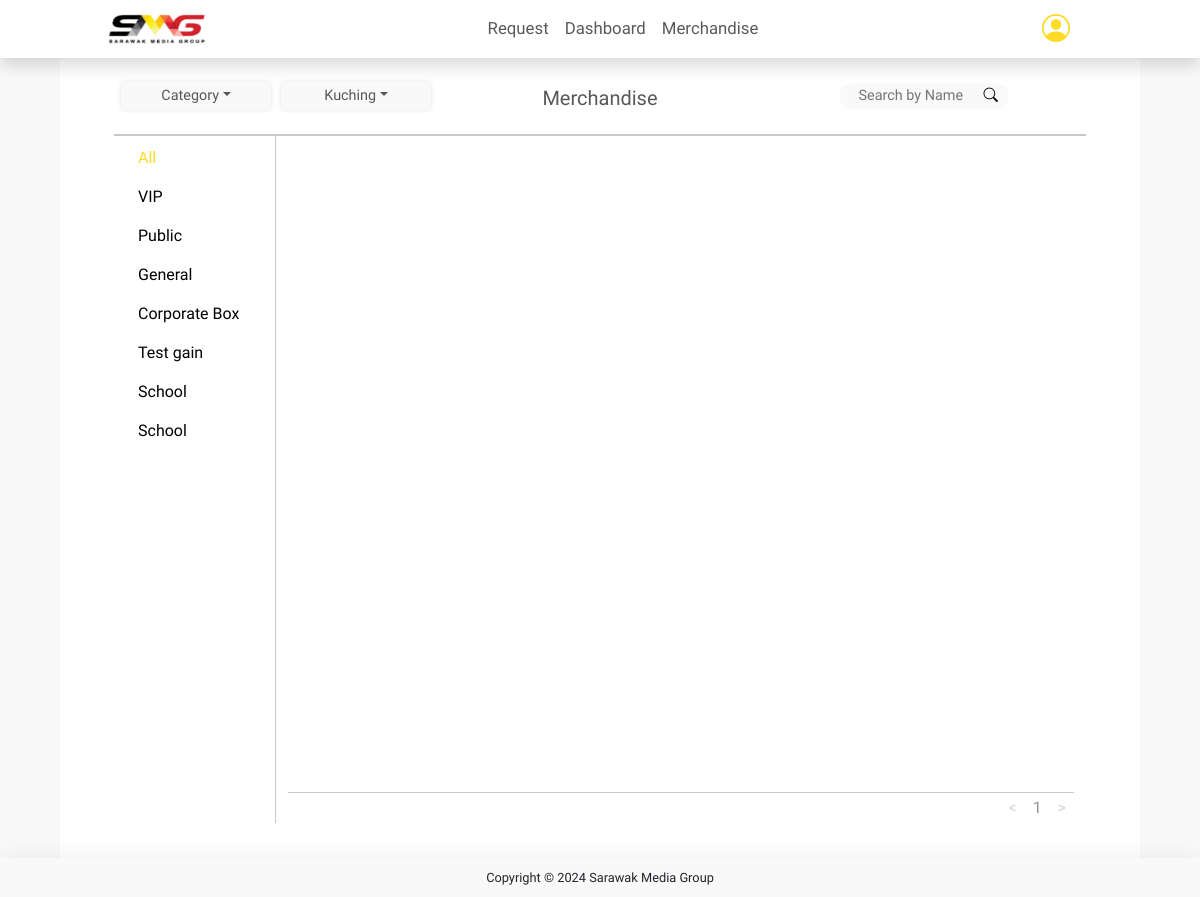
The app's page / (signed in) with its own data.
### tables this page shows
CREATE TABLE `merchandiselocation` (
  `mer_loc_id` int(11) NOT NULL,
  `mer_loc_name` varchar(100) NOT NULL
);

CREATE TABLE `productgroupcategory` (
  `p_group_id` int(11) NOT NULL,
  `p_group_name` varchar(100) NOT NULL
);

### server/user_session.php (called while the page is built, shortened)
<?php
    if (!isset($_SESSION['loggedin'])) {
        $absolutePath = realpath(__DIR__);
        $pathArray =  explode('\\', $absolutePath);
        $currentFile = $pathArray[count($pathArray) - 1];
        if ($currentFile == 'server') {
            header('Location: ./login_page.php');
        } else {
            header('Location: login_php');
        }
    } else {
        $user_type = $_SESSION['user_type'];
    }
?>

### server/connect.php (called while the page is built, shortened)
<?php
    function getLocation($conn) {
        try {
            $getAllLocationStmt = $conn->prepare('SELECT * FROM merchandiselocation');
            $getAllLocationStmt->execute();
            return $getAllLocationStmt->get_result();
        } catch (Exception $e) {
            echo $e;
            echo mysqli_error($conn);
        } catch (Error $e) {
            echo $e;
            echo mysqli_error($conn);
        }
    }
    function getGroupCategory($conn) {
        try {
            $getAllGrpCateStmt = $conn->prepare('SELECT * FROM productgroupcategory');
            $getAllGrpCateStmt->execute();
            return $getAllGrpCateStmt->get_result();
        } catch (Exception $e) {
            echo $e;
            echo mysqli_error($conn);
        } catch (Error $e) {
            echo $e;
            echo mysqli_error($conn);
        }
    }
?>

### index.php (the view, shortened to what this page needs)
<?php
    include 'server/connect.php';
    include 'server/user_session.php';
    $current_page = 'index';
    $getGroupCategoryResult = getGroupCategory($conn);
?>
<!DOCTYPE html>
<html lang="en">
<head>
    <?php include ('default_html_head.php'); ?>
    <link href="style/style-table.css" rel="stylesheet">
</head>
<body>
    <?php include ('header.php');  ?>
    <main>
        <?php include ('top_section.php'); ?>
        <div class="sect-product-category row">
            <section class="group-category col-2">
                <div class="container">
                    <ul>
                        <li><a class="group-list active-tab" data-groupid="all">All</a></li>
                        <?php
                            if (mysqli_num_rows($getGroupCategoryResult) > 0) {
                                while ($group = $getGroupCategoryResult->fetch_assoc()) {
                                    echo '<li><a class="group-list" data-groupid="' . $group['p_group_id'] . '">' . $group['p_group_name'] . '</a></li>';
                                }
                            }
                        ?>
                    </ul>
                </div>
            </section>
            <section class="sect-product col">
                <div class="container another-container">
                    <div class="products col-lg">
                    </div>
                </div>
                <div class="pagination">
                    <span class="previous"><</span>
                    <span class="current">1</span>
                    <span class="next">></span>
                </div>
            </section>
        </div>
    </main>
    <?php
        include 'footer.php';
    ?>
</body>
</html>

### default_html_head.php (shortened to what this page needs)
<link href="style/bootstrap/css/bootstrap.min.css" rel="stylesheet">
<link rel="stylesheet" href="https://cdn.jsdelivr.net/npm/bootstrap-icons@1.11.3/font/bootstrap-icons.min.css">
<link href="style/style.css" rel="stylesheet">
<link href="style/top_section.css" rel="stylesheet">
<link href="style/style-footer.css" rel="stylesheet">

### header.php (shortened to what this page needs)
<header>
    <nav class="navbar navbar-expand-lg py-1 shadow" aria-label="Thirteenth navbar example">
        <div class="container-fluid">
            <a class="navbar-brand" href="index.php">
                <img src="assets/img/smglogo.png" alt="Bootstrap" width="110" height="40" class="navbar-brand">
            </a>
            <div class="collapse navbar-collapse justify-content-md-center" id="navbarsExample11">
                <div class="container d-flex justify-content-center">
                    <ul class="navbar-nav">
                        <?php
                            if ($user_type == "normal") {
                                echo    '
                                        <li class="nav-item">
                                            <a class="nav-link'; ?> <?php echo $current_page  == "index" ? "active-tab" : ""; ?> <?php echo '"aria-current="page" href="index.php">Merchandise</a>
                                        </li>
                                        <li class="nav-item">
                                            <a class="nav-link'; ?> <?php echo $current_page  == "request_list" ? "active-tab" : ""; ?> <?php echo '"href="request_list.php">Request List</a>
                                        </li>
                                        ';
                            } else {
                                echo    '
                                        <li class="nav-item">
                                            <a class="nav-link'; ?> <?php echo $current_page  == "admin_request" ? "active-tab" : ""; ?> <?php echo '"aria-current="page" href="admin_request.php">Request</a>
                                        </li>
                                        <li class="nav-item">
                                            <a class="nav-link'; ?> <?php echo $current_page  == "admin_dashboard" ? "active-tab" : ""; ?> <?php echo '"href="admin_dashboard.php">Dashboard</a>
                                        </li>
                                        <li class="nav-item">
                                            <a class="nav-link'; ?> <?php echo $current_page  == "admin_merchandise" ? "active-tab" : ""; ?> <?php echo '"href="admin_merchandise.php?categoryCode=all">Merchandise</a>
                                        </li>
                                        ';
                            }
                        ?>
                    </ul>
                </div>
                <ul class="navbar-nav user-msg-icon">
                    <li class="nav-item py-1 px-4 m-1">
                        <div class="dropdown">
                            <a class="hidden-arrow" type="button" data-bs-toggle="dropdown" aria-expanded="false"><i class="bi bi-person-circle h3"></i></a>
                        </div>
                    </li>
                </ul>
            </div>
        </div>
    </nav>
</header>

### top_section.php (shortened to what this page needs)
<?php
    if ($current_page == 'cart') {
        $page_title = "Cart";
    } elseif ($current_page == 'index') {
        $page_title = "Merchandise";
    } elseif ($current_page == 'request') {
        $page_title = "Make a request";
    } elseif ($current_page == 'request_list') {
        $page_title = "My Request";
    } elseif ($current_page == 'admin_dashboard') {
        $page_title = "Admin Dashboard";
    } elseif ($current_page == "admin_request") {
        $page_title = "Request";
    } elseif ($current_page == "admin_request_detail") {
        $page_title = "Request Details";
    } elseif ($current_page == "admin_merchandise") {
        $page_title = "Merchandise";
    } elseif ($current_page == "admin_user") {
        $page_title = "User";
    } else {
        $page_title = "TVS | Bag";
    }
?>
<section class="sect-title">
    <div class="top-section align-items-center row">
        <div class="empty col-4">
            <?php
                if ($current_page == 'index' || $current_page == 'request_list') {
                    echo '
                    <div class="dropdown dropdown-cate-type">
                        <button class="btn dropdown-toggle btn-dropdown" type="button" id="dropdownMenuButton" data-bs-toggle="dropdown" aria-haspopup="true" aria-expanded="false">
                            ';
                            if ($current_page == 'index') {
                                echo 'Category';
                            } else {
                                echo 'Status';
                            }
                    echo '</button>
                        <div class="dropdown-menu dropdown-list dropdown-limit" aria-labelledby="dropdownMenuButton">' ?>
                        <?php echo '
                        </div>
                    </div>';
                    if ($current_page == 'index') {
                        $getAllLocationResult = getLocation($conn);
                        echo '
                            <div class="dropdown dropdown-cate-location ">
                                <button class="btn dropdown-toggle btn-dropdown" type="button" id="id-btn-dropdown-location" data-bs-toggle="dropdown" aria-haspopup="true" aria-expaded="false">
                                    Location
                                </button>
                                <div class="dropdown-menu dropdown-list dropdown-limit">';
                                    if ($getAllLocationResult->num_rows > 0) {
                                        while ($getLocation = $getAllLocationResult->fetch_assoc()) {
                                            echo '<a class="dropdown-item request-dropdown" data-locationid="' . $getLocation['mer_loc_id'] .'">' . $getLocation['mer_loc_name'] . '</a>';
                                        }
                                    } else {
                                        echo 'No Location found!';
                                    }
                            echo '</div>
                            </div>
                        ';
                    }
                } else {
                    echo ' ';
                }
            ?>
        </div>
        <div class="top-bar top-header col-4 ">
            <h4><?php echo $page_title ?></h4>
        </div>
        <?php
            if ($current_page == 'index' || $current_page == 'request_list') {
                    echo '<div class="search-filter col-4">
                            <form action="" id="id-searchForm" class="row justify-content-center">
                                <div class="search-group">
                                    <input type="text" class="search-bar" placeholder="'?> <?php echo ($current_page == 'index') ? 'Search by Name' : 'Search by ID' ?> <?php echo '">
                                    <a href="#" class="search_icon"><i class="bi bi-search"></i></a>
                                </div>
                            </form>';
                        echo '
                        </div>';
            }
        ?>
    </div>
</section>

### footer.php (shortened to what this page needs)
<footer class="user-footer">
    <div class="div-footer">
        <p>Copyright &copy 2024 Sarawak Media Group</p>
    </div>
</footer>

### style/style.css (style rules this page uses)
:root { --lightgray: #F9F9F9; --white : #FFF; --main-color: #fcdb27; --main-color-darker: #d4a128; --main-color-border: #ffdb87; --textbox: #EFEFEF; --bordercolor: #c8c8c8; --btnGray: #f9f9f9; --color-65-black: rgba(0, 0, 0, 0.65); --color-70-black: rgba(0, 0, 0, 0.70); --color-80-black: rgba(0, 0, 0, 0.80); --NavBar: 1.05rem; --PageTitle: 1.25rem; --Header: 1rem; --tableHeader: 0.9rem; --btnSize: 0.7rem; --extraLight: 200; --light: 300; --regular: 400; --semiBold: 600; --bold: 700; }
* { padding: 0; margin: 0; }
body { background-color: var(--lightgray); font-family: 'Lexend' }
.btn { overflow: hidden; }
.dropdown-limit { max-height: 150px; overflow-y: auto; overflow-x: hidden; }
.search-group { border: none; border-radius: 20px; max-width: max-content; margin: 10px 25px; padding: 2px 5px 2px 5px; background-color: var(--lightgray); color: white; font-size: var(--tableHeader); font-weight: var(--lightLight); min-width: 170px; }
.search-group .search-bar { border: none; outline: none; background-color: transparent; border-radius: 20px; width: 130px; padding: 0 5px; }
.search-group input { color: var(--color-65-black); }
nav { background-color: var(--white); }
a { color: black; }
header .container-fluid { width: 85%; }
.active-tab { color: var(--main-color); opacity: 1; }
nav .nav-link { transition: 0.2s; font-size: var(--NavBar); }
nav .bi-person-circle { color: var(--main-color); }
header .user-msg-icon .dropdown { text-align: center; }
.sect-product-category { width: 90%; margin: auto; }
.group-category { border-right: 1px solid var(--bordercolor) }
.group-category ul { padding: 0; text-align: left; }
.group-category ul li { list-style-type: none; margin: 5px 0; padding: 5px 0; cursor: pointer; }
.group-category ul li a { text-decoration: none; }
.sect-product { width: 90%; margin: auto; }
.sect-product .another-container { height: 100% !important; }
.sect-product > * { text-align: center; height: auto; }
.sect-product .products { overflow: hidden; min-height: 82vh; }

### style/top_section.css (style rules this page uses)
main { background-color: var(--white); width: 90%; height: auto; margin: auto; min-height: 100vh; }
main .container { display: flex; }
main .top-header { padding-top: 5px; }
main .top-header h4 { color: #000; opacity: 65%; font-size: var(--PageTitle); margin: 0; vertical-align: middle; }
main .top-section { border-bottom: 2px solid var(--bordercolor); width: 90%; margin: auto; }
main .top-section > * { text-align: center; margin: 15px 0; }
main .top-section .empty { display: inline-flex; justify-content: center; }
main .top-section .empty > * { margin: 0 5px; }
.btn-dropdown, .btn-dropdown:active, .btn-dropdown:hover, .btn-dropdown:focus { background-color: var(--lightgray); padding: 0.2rem 1rem; color: var(--color-65-black); border: none; box-shadow: rgba(0, 0, 0, 0.1) 0px 0px 5px 0px, rgba(0, 0, 0, 0.1) 0px 0px 1px 0px; font-size: var(--tableHeader); width: 150px; }
.dropdown-list { padding: 0; font-size: var(--tableHeader); cursor: pointer; }
.dropdown-active { background-color: var(--main-color); color: white; }

### style/style-footer.css (style rules this page uses)
.user-footer { background-color: var(--lightgray); margin: 0; text-align: center; box-shadow: rgba(100, 100, 111, 0.2) 0px 7px 29px 0px; }
.user-footer p { margin: 0; padding: 10px 0; font-size: 0.8rem; }

### style/style-table.css (style rules this page uses)
.pagination { display: flex; justify-content: flex-end; border-top: 1px solid var(--bordercolor); }
.pagination > span { margin: 3px 5px; cursor: pointer; padding: 0 3px; opacity: 0.5; }
.disabled-pagination, .disabled-pagination:hover, .disabled-pagination:active { opacity: 0.2 !important; cursor: default !important; }

### records on screen
merchandiselocation: mer_loc_name "Kuching"
productgroupcategory: p_group_name "VIP"
productgroupcategory: p_group_name "Public"
productgroupcategory: p_group_name "General"
productgroupcategory: p_group_name "Corporate Box"
productgroupcategory: p_group_name "Test gain"
productgroupcategory: p_group_name "School"
productgroupcategory: p_group_name "School"

### other values on screen
$page_title "Merchandise"
